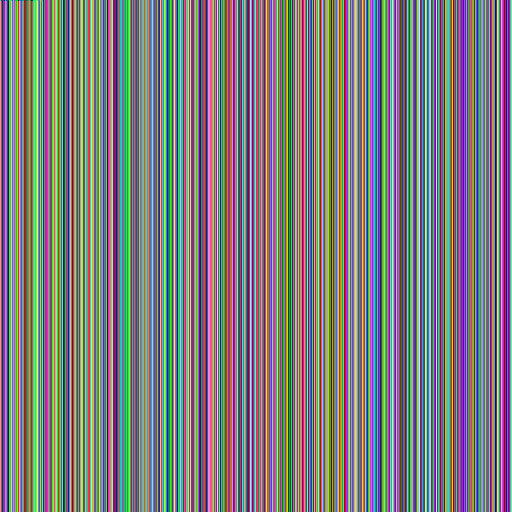
#> input picture 01_RollingFeedback/Images/10.png, 512 x 512 px; its folder holds only this picture in this run
$ jupyter execute --allow-errors Comb_Filter.ipynb
#> lines starting #> are read from the running program, lines starting #| are printed output that depends on the picture; after the words box and inside, x2 and y2 are one past the last pixel; in counts of white or black regions, pixels touching at a corner belong together
[cell 1]
import numpy as np
import imageio
import cv2
import glob
import matplotlib.pyplot as plt

## Create Images

[cell 2]
circle_coordinates = np.arange(10,90,15)
out_images = []
counter  = 0
render_list = []
for x in circle_coordinates:
    image = np.zeros([100,100,3])
    image = cv2.circle(
	image,
	(x, 45),
	5,
	(255, 255, 255),
	5
    )
    image = image.astype(np.uint8)
    plt.imsave("Images/" + str(counter) + ".png",image)
    render_list.append(image)
    counter += 1
#> this loop made 6 passes
#> pass 1, `plt.imsave("Images/" + str(counter) + ".png",image)`:
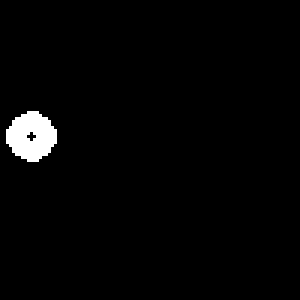
#> saved as 0.png: shape (100, 100, 3) (shown 3 times larger); 2.1% white; 1 white region, box (x1, y1, x2, y2) and area: (2, 37, 19, 54) 206
#> pass 2, `plt.imsave("Images/" + str(counter) + ".png",image)`:
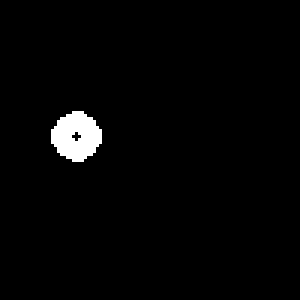
#> saved as 1.png: shape (100, 100, 3) (shown 3 times larger); 2.1% white; 1 white region, box (x1, y1, x2, y2) and area: (17, 37, 34, 54) 206

[cell 3]
imageio.mimsave('Renders/circles.gif', render_list, loop=65535)

## Import Images

[cell 4]
images = sorted(glob.glob("Images/*.png"))
image_list = []
for image in images:
    temp = plt.imread(image,"png")
#> temp is the input picture: shape (512, 512, 3) float32; mean R, G, B 0.487, 0.487, 0.487
    image_list.append(temp.astype(float))

## Delay Image

[cell 5]
render_list = []
for i in range(2,len(image_list) -2):
    previous_image = image_list[i -2]
    current_image = image_list[i]
    out_image = (current_image + previous_image)
    out_image *= 255
    out_image = out_image.astype(np.uint8)
    render_list.append(out_image)
#> this loop made 0 passes
#> after the loop, render_list = []

[cell 6]
imageio.mimsave('Renders/delay_image.gif', render_list, loop=65535)

## Image Comb Filter

[cell 7]
size = [100,100]

images_copy = image_list.copy()
#> images_copy = 1 item

sr = 100 * 100
hz = 100

dt_max = int((1 / 10) * sr)
feedback = -0.99
flat_size = 100 * 100 * 4
flat_size_max = dt_max + flat_size
ff  = np.zeros(flat_size_max)
out_image =  np.zeros(100 * 100 * 4)
fb = np.zeros(flat_size_max)
delayread = 0
delayread2 = 0
num_iters  = (7 * 4) * 4
render_list = []
indices = np.linspace(0,flat_size_max,flat_size_max)
for iters in range(num_iters):
    for images in images_copy:
        image_flat = images.flatten()
        dt = int(np.random.uniform(dt_max, sr // 2 - 1))
        delay_indices = np.arange(dt,flat_size,1)
        ff[delay_indices] = image_flat[ : flat_size - dt]
        out_image =  0.33 * (image_flat[0 :flat_size] + ff[0 :flat_size] * 0.99 -  fb[0 :flat_size] * -0.99)
        fb[delay_indices] = out_image[ : flat_size - dt]
        display = np.reshape(out_image,[100,100,4])
        display *= 255
        render_list.append(display.astype(np.uint8))
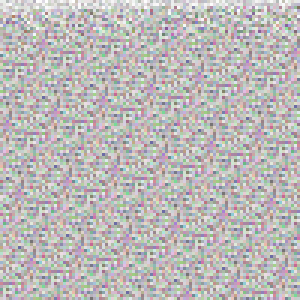
#> display: shape (100, 100, 4) float64 (shown 3 times larger); mean of channels 0, 1, 2, 3 117.3, 112.2, 110.9, 124.2; transparent parts drawn white
#> after the loop, render_list = 112 items

[cell 8]
imageio.mimsave('Renders/image_comb_filter.gif', render_list, loop=65535)

## Image Rolling "Comb" Filter

[cell 9]
size = [100,100]

images_copy = image_list.copy()

sr = 100 * 100
sr_half = sr // 2
hz = 10
dt_max = int((1.0 / hz) * sr_half)
feedback = -0.99
flat_size = int(images_copy[0].flatten().shape[0])
#> flat_size = 786432
ff_buffer  = np.zeros(flat_size)
out_image =  np.zeros(100 * 100 * 4)
fb_buffer = np.zeros(flat_size)
delayread = 0
num_iters  = (7 * 4) * 4
render_list = []
#> (the rest of this cell did not finish here and is left out)

$ run again, on 01_RollingFeedback/Images/14.png
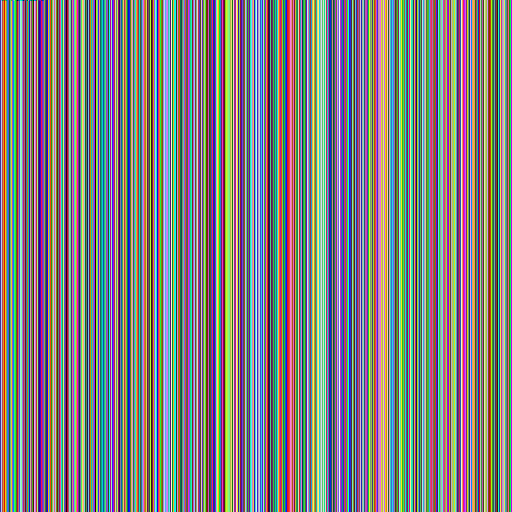
#> input picture 01_RollingFeedback/Images/14.png, 512 x 512 px
#> temp is the input picture: shape (512, 512, 3) float32; mean R, G, B 0.501, 0.501, 0.501
#> after the loop `for i in range(2,len(image_list) -2):`: render_list = []
#> images_copy = 1 item
#> after the loop `for iters in range(num_iters):`:
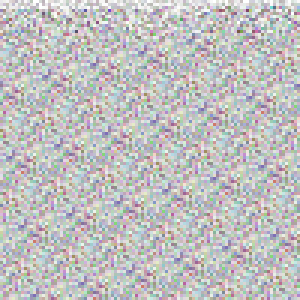
#> display: shape (100, 100, 4) float64 (shown 3 times larger); mean of channels 0, 1, 2, 3 119.6, 119.8, 118.5, 119.2; transparent parts drawn white
#> after the loop `for iters in range(num_iters):`: render_list = 112 items

$ run again, on 01_RollingFeedback/Images/15.png
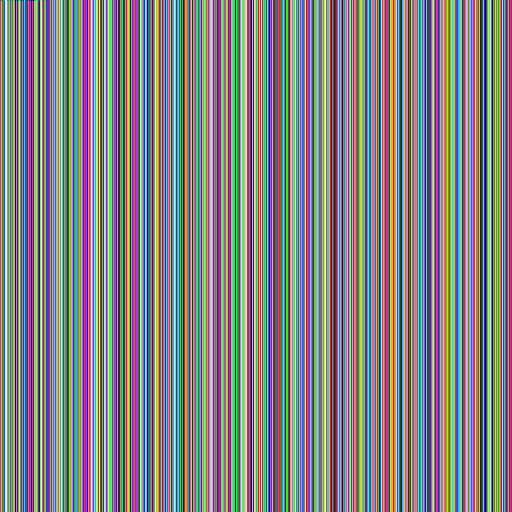
#> input picture 01_RollingFeedback/Images/15.png, 512 x 512 px
#> temp is the input picture: shape (512, 512, 3) float32; mean R, G, B 0.511, 0.511, 0.511
#> after the loop `for i in range(2,len(image_list) -2):`: render_list = []
#> images_copy = 1 item
#> after the loop `for iters in range(num_iters):`:
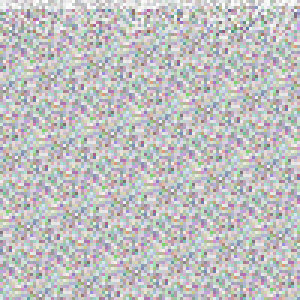
#> display: shape (100, 100, 4) float64 (shown 3 times larger); mean of channels 0, 1, 2, 3 121.7, 121.2, 123, 121.1; transparent parts drawn white
#> after the loop `for iters in range(num_iters):`: render_list = 112 items

$ run again, on 01_RollingFeedback/Images/11.png
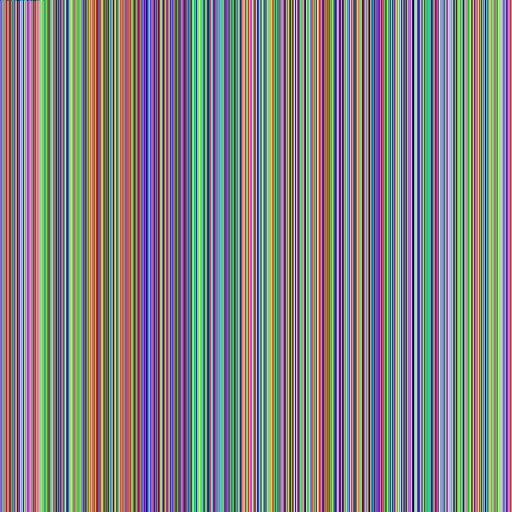
#> input picture 01_RollingFeedback/Images/11.png, 512 x 512 px
#> temp is the input picture: shape (512, 512, 3) float32; mean R, G, B 0.508, 0.508, 0.508
#> after the loop `for i in range(2,len(image_list) -2):`: render_list = []
#> images_copy = 1 item
#> after the loop `for iters in range(num_iters):`:
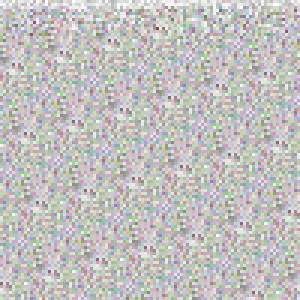
#> display: shape (100, 100, 4) float64 (shown 3 times larger); mean of channels 0, 1, 2, 3 123.4, 122.5, 118, 119.8; transparent parts drawn white
#> after the loop `for iters in range(num_iters):`: render_list = 112 items
